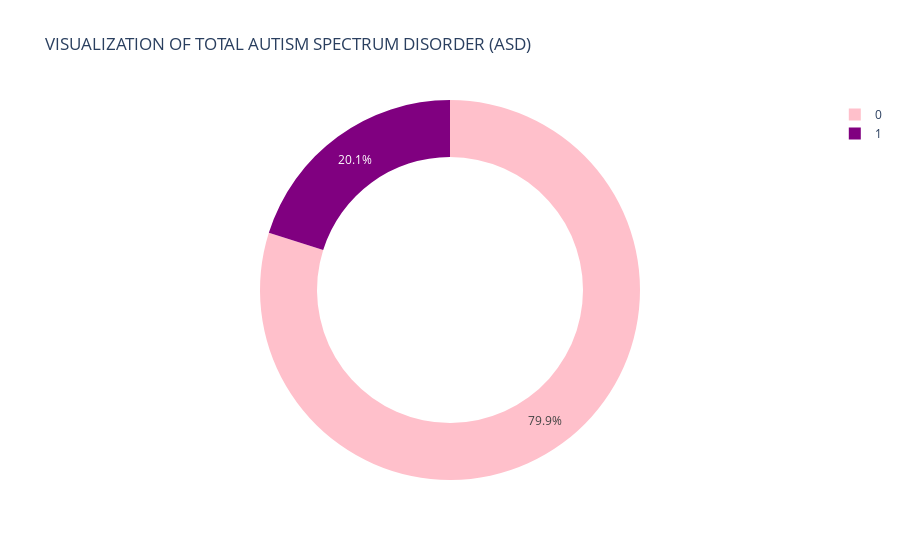

Source (notebook cell):
### Code cell
%pip install nbformat
import plotly.express as px

# Assuming 'train_data' is your DataFrame
autism_colors = ['pink', 'purple']

# Grouping data to get counts
autism_counts = df['Class/ASD'].value_counts().reset_index()
autism_counts.columns = ['Class/ASD', 'Count']

# Plotting donut chart
fig = px.pie(autism_counts, names='Class/ASD', values='Count', hole=0.7, color_discrete_sequence=autism_colors,
             title='VISUALIZATION OF TOTAL AUTISM SPECTRUM DISORDER (ASD)')

fig.show()

### Figure 1 — Plotly figure (JSON) as saved in the notebook; plotly's stock layout.template omitted (floating-point values rounded to 4 significant figures)
{"data": [{"domain": {"x": [0, 1], "y": [0, 1]}, "hole": 0.7, "hovertemplate": "Class/ASD=%{label}<br>Count=%{value}<extra></extra>", "labels": [0, 1], "legendgroup": "", "name": "", "showlegend": true, "type": "pie", "values": [639, 161]}], "layout": {"legend": {"tracegroupgap": 0}, "piecolorway": ["pink", "purple"], "title": {"text": "VISUALIZATION OF TOTAL AUTISM SPECTRUM DISORDER (ASD)"}}}
